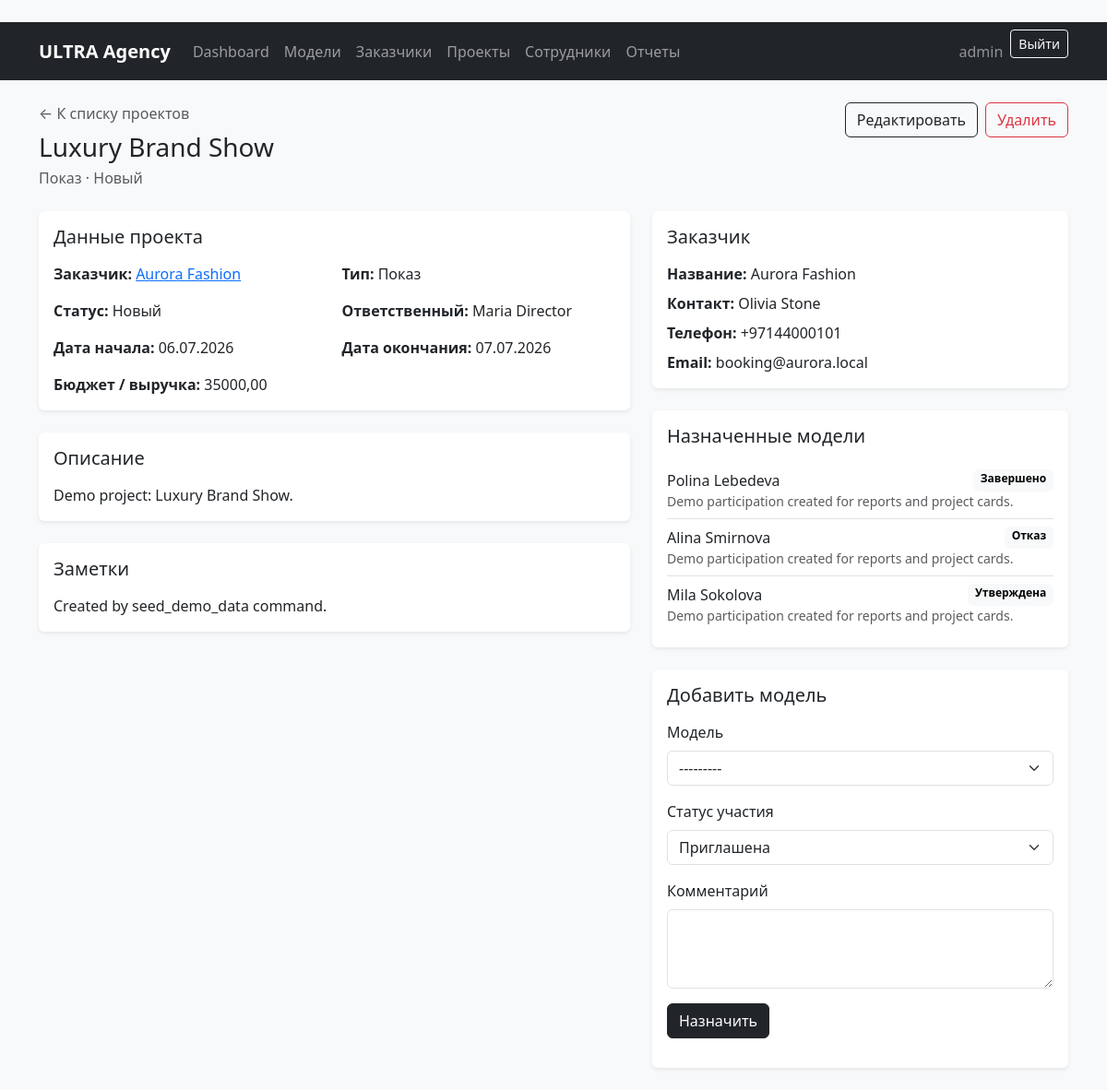
The page /projects/3/ (signed in) on the database its author committed.
### projects/models.py (models this page shows, shortened)
class Project(db_models.Model):
    class ProjectType(db_models.TextChoices):
        CASTING = 'casting', 'Кастинг'
        PHOTOSESSION = 'photosession', 'Фотосессия'
        SHOW = 'show', 'Показ'
        ADVERTISING = 'advertising', 'Реклама'
    class Status(db_models.TextChoices):
        NEW = 'new', 'Новый'
        IN_PROGRESS = 'in_progress', 'В работе'
        COMPLETED = 'completed', 'Завершен'
        CANCELED = 'canceled', 'Отменен'
    title = db_models.CharField('Название', max_length=200)
    client = db_models.ForeignKey(
        Client,
        on_delete=db_models.PROTECT,
        related_name='projects',
        verbose_name='Заказчик',
    )
    project_type = db_models.CharField(
        'Тип проекта',
        max_length=20,
        choices=ProjectType.choices,
        default=ProjectType.CASTING,
    )
    description = db_models.TextField('Описание', blank=True)
    start_date = db_models.DateField('Дата начала')
    end_date = db_models.DateField('Дата окончания', null=True, blank=True)
    status = db_models.CharField(
        'Статус',
        max_length=20,
        choices=Status.choices,
        default=Status.NEW,
    )
    budget = db_models.DecimalField(
        'Бюджет / выручка',
        max_digits=12,
        decimal_places=2,
        default=0,
    )
    responsible_employee = db_models.ForeignKey(
        EmployeeProfile,
        on_delete=db_models.SET_NULL,
        null=True,
        blank=True,
        related_name='projects',
        verbose_name='Ответственный сотрудник',
    )
    models = db_models.ManyToManyField(
        ModelCard,
        through='Participation',
        related_name='projects',
        verbose_name='Модели',
        blank=True,
    )
    notes = db_models.TextField('Заметки', blank=True)
    created_at = db_models.DateTimeField('Дата создания', auto_now_add=True)
    updated_at = db_models.DateTimeField('Дата обновления', auto_now=True)
    class Meta:
        verbose_name = 'Проект'
        verbose_name_plural = 'Проекты'
        ordering = ['-start_date', 'title']

class Participation(db_models.Model):
    class Status(db_models.TextChoices):
        INVITED = 'invited', 'Приглашена'
        UNDER_REVIEW = 'under_review', 'На рассмотрении'
        APPROVED = 'approved', 'Утверждена'
        REJECTED = 'rejected', 'Отказ'
        COMPLETED = 'completed', 'Завершено'
    project = db_models.ForeignKey(
        Project,
        on_delete=db_models.CASCADE,
        related_name='participations',
        verbose_name='Проект',
    )
    model = db_models.ForeignKey(
        ModelCard,
        on_delete=db_models.CASCADE,
        related_name='participations',
        verbose_name='Модель',
    )
    status = db_models.CharField(
        'Статус участия',
        max_length=20,
        choices=Status.choices,
        default=Status.INVITED,
    )
    comment = db_models.TextField('Комментарий', blank=True)
    assigned_at = db_models.DateTimeField('Дата назначения', auto_now_add=True)
    class Meta:
        verbose_name = 'Участие модели в проекте'
        verbose_name_plural = 'Участия моделей в проектах'
        ordering = ['-assigned_at']
        constraints = [
            db_models.UniqueConstraint(
                fields=['project', 'model'],
                name='unique_model_participation_per_project',
            ),
        ]

### clients/models.py (models this page shows, shortened)
class Client(models.Model):
    name = models.CharField('Название / имя заказчика', max_length=150)
    contact_person = models.CharField('Контактное лицо', max_length=120, blank=True)
    phone = models.CharField('Телефон', max_length=30, blank=True)
    email = models.EmailField('Email', blank=True)
    city = models.CharField('Город', max_length=100, blank=True)
    notes = models.TextField('Заметки', blank=True)
    created_at = models.DateTimeField('Дата добавления', auto_now_add=True)
    updated_at = models.DateTimeField('Дата обновления', auto_now=True)
    class Meta:
        verbose_name = 'Заказчик'
        verbose_name_plural = 'Заказчики'
        ordering = ['name']

### employees/models.py (models this page shows)
class EmployeeProfile(models.Model):
    class Role(models.TextChoices):
        DIRECTOR = 'director', 'Директор агентства'
        BOOKER = 'booker', 'Букер'
        SCOUT = 'scout', 'Скаут'
        ADMIN = 'admin', 'Системный администратор'
    user = models.OneToOneField(
        settings.AUTH_USER_MODEL,
        on_delete=models.CASCADE,
        related_name='employee_profile',
        verbose_name='Пользователь',
    )
    role = models.CharField(
        'Роль',
        max_length=20,
        choices=Role.choices,
        default=Role.SCOUT,
    )
    phone = models.CharField('Телефон', max_length=30, blank=True)
    hire_date = models.DateField('Дата приема', null=True, blank=True)
    is_active = models.BooleanField('Активен', default=True)
    notes = models.TextField('Заметки', blank=True)
    class Meta:
        verbose_name = 'Профиль сотрудника'
        verbose_name_plural = 'Профили сотрудников'
        ordering = ['user__last_name', 'user__first_name', 'user__username']
    def __str__(self):
        full_name = self.user.get_full_name()
        return full_name or self.user.get_username()

### models_app/models.py (models this page shows)
class ModelCard(models.Model):
    class Category(models.TextChoices):
        TOP = 'top', 'Top-model'
        NEW_FACE = 'new_face', 'New face'
        COMMERCIAL = 'commercial', 'Commercial'
    class Status(models.TextChoices):
        ACTIVE = 'active', 'Активна'
        ARCHIVED = 'archived', 'В архиве'
        ON_CONTRACT = 'on_contract', 'На контракте'
    first_name = models.CharField('Имя', max_length=100)
    last_name = models.CharField('Фамилия', max_length=100)
    birth_date = models.DateField('Дата рождения', null=True, blank=True)
    phone = models.CharField('Телефон', max_length=30)
    email = models.EmailField('Email', blank=True)
    city = models.CharField('Город', max_length=100)
    height = models.PositiveSmallIntegerField('Рост, см')
    bust = models.PositiveSmallIntegerField('Объем груди, см')
    waist = models.PositiveSmallIntegerField('Талия, см')
    hips = models.PositiveSmallIntegerField('Бедра, см')
    shoe_size = models.DecimalField(
        'Размер обуви',
        max_digits=4,
        decimal_places=1,
        null=True,
        blank=True,
    )
    hair_color = models.CharField('Цвет волос', max_length=50, blank=True)
    eye_color = models.CharField('Цвет глаз', max_length=50, blank=True)
    experience = models.TextField('Опыт работы / описание', blank=True)
    category = models.CharField(
        'Категория',
        max_length=20,
        choices=Category.choices,
        default=Category.NEW_FACE,
    )
    status = models.CharField(
        'Статус',
        max_length=20,
        choices=Status.choices,
        default=Status.ACTIVE,
    )
    created_at = models.DateTimeField('Дата добавления', auto_now_add=True)
    updated_at = models.DateTimeField('Дата обновления', auto_now=True)
    added_by = models.ForeignKey(
        settings.AUTH_USER_MODEL,
        on_delete=models.SET_NULL,
        null=True,
        blank=True,
        related_name='added_model_cards',
        verbose_name='Кем добавлена анкета',
    )
    main_photo = models.ImageField(
        'Главное фото',
        upload_to='models/main/',
        null=True,
        blank=True,
    )
    class Meta:
        verbose_name = 'Анкета модели'
        verbose_name_plural = 'Анкеты моделей'
        ordering = ['last_name', 'first_name']
    def __str__(self):
        return f'{self.first_name} {self.last_name}'

### projects/views.py (the view)
# urls.py: path('<int:pk>/', ProjectDetailView.as_view(), name='project_detail'),
class ProjectDetailView(RoleRequiredMixin, DetailView):
    model = Project
    template_name = 'projects/project_detail.html'
    context_object_name = 'project'
    allowed_roles = PROJECT_VIEW_ROLES
    def get_queryset(self):
        return Project.objects.select_related(
            'client',
            'responsible_employee',
        ).prefetch_related(
            'participations__model',
        )
    def get_context_data(self, **kwargs):
        context = super().get_context_data(**kwargs)
        can_manage = user_has_any_role(self.request.user, PROJECT_CRUD_ROLES)
        context['can_manage_projects'] = can_manage
        context['participation_form'] = ParticipationForm(project=self.object) if can_manage else None
        return context

### templates/projects/project_detail.html (shortened to what this page needs)
{% extends 'base.html' %}
{% block content %}
<div class="d-flex flex-column flex-md-row justify-content-between gap-3 mb-4">
    <div>
        <a class="text-muted text-decoration-none" href="{% url 'projects:project_list' %}">← К списку проектов</a>
        <h1 class="h3 mt-2 mb-1">{{ project.title }}</h1>
        <p class="text-muted mb-0">{{ project.get_project_type_display }} · {{ project.get_status_display }}</p>
    </div>
    {% if can_manage_projects %}
        <div class="d-flex gap-2 align-items-start">
            <a class="btn btn-outline-dark" href="{% url 'projects:project_update' project.pk %}">Редактировать</a>
            <a class="btn btn-outline-danger" href="{% url 'projects:project_delete' project.pk %}">Удалить</a>
        </div>
    {% endif %}
</div>
<div class="row g-4">
    <div class="col-lg-7">
        <div class="card border-0 shadow-sm mb-4">
            <div class="card-body">
                <h2 class="h5 mb-3">Данные проекта</h2>
                <div class="row g-3">
                    <div class="col-md-6"><strong>Заказчик:</strong> <a href="{% url 'clients:client_detail' project.client.pk %}">{{ project.client.name }}</a></div>
                    <div class="col-md-6"><strong>Тип:</strong> {{ project.get_project_type_display }}</div>
                    <div class="col-md-6"><strong>Статус:</strong> {{ project.get_status_display }}</div>
                    <div class="col-md-6"><strong>Ответственный:</strong> {{ project.responsible_employee|default:'Не назначен' }}</div>
                    <div class="col-md-6"><strong>Дата начала:</strong> {{ project.start_date|date:'d.m.Y' }}</div>
                    <div class="col-md-6"><strong>Дата окончания:</strong> {{ project.end_date|date:'d.m.Y'|default:'Не указана' }}</div>
                    <div class="col-md-6"><strong>Бюджет / выручка:</strong> {{ project.budget }}</div>
                </div>
            </div>
        </div>
        <div class="card border-0 shadow-sm mb-4">
            <div class="card-body">
                <h2 class="h5 mb-3">Описание</h2>
                <p class="mb-0">{{ project.description|linebreaksbr|default:'Описание пока не заполнено.' }}</p>
            </div>
        </div>
        <div class="card border-0 shadow-sm">
            <div class="card-body">
                <h2 class="h5 mb-3">Заметки</h2>
                <p class="mb-0">{{ project.notes|linebreaksbr|default:'Заметки пока не заполнены.' }}</p>
            </div>
        </div>
    </div>
    <div class="col-lg-5">
        <div class="card border-0 shadow-sm mb-4">
            <div class="card-body">
                <h2 class="h5 mb-3">Заказчик</h2>
                <div class="vstack gap-2">
                    <div><strong>Название:</strong> {{ project.client.name }}</div>
                    <div><strong>Контакт:</strong> {{ project.client.contact_person|default:'Не указан' }}</div>
                    <div><strong>Телефон:</strong> {{ project.client.phone|default:'Не указан' }}</div>
                    <div><strong>Email:</strong> {{ project.client.email|default:'Не указан' }}</div>
                </div>
            </div>
        </div>
        <div class="card border-0 shadow-sm mb-4">
            <div class="card-body">
                <h2 class="h5 mb-3">Назначенные модели</h2>
                {% if project.participations.all %}
                    <div class="list-group list-group-flush">
                        {% for participation in project.participations.all %}
                            <a class="list-group-item list-group-item-action px-0" href="{% url 'models_app:model_detail' participation.model.pk %}">
                                <div class="d-flex justify-content-between gap-3">
                                    <span>{{ participation.model }}</span>
                                    <span class="badge text-bg-light">{{ participation.get_status_display }}</span>
                                </div>
                                {% if participation.comment %}
                                    <div class="small text-muted">{{ participation.comment }}</div>
                                {% endif %}
                            </a>
                        {% endfor %}
                    </div>
                {% else %}
                    <p class="text-muted mb-0">Модели пока не назначены.</p>
                {% endif %}
            </div>
        </div>
        {% if can_manage_projects %}
            <div class="card border-0 shadow-sm">
                <div class="card-body">
                    <h2 class="h5 mb-3">Добавить модель</h2>
                    <form method="post" action="{% url 'projects:participation_create' project.pk %}" novalidate>
                        {% for field in participation_form %}
                            {% if field.is_hidden %}
                                {{ field }}
                            {% else %}
                                <div class="mb-3">
                                    <label class="form-label" for="{{ field.id_for_label }}">{{ field.label }}</label>
                                    {{ field }}
                                </div>
                            {% endif %}
                        {% endfor %}
                        <button class="btn btn-dark" type="submit">Назначить</button>
                    </form>
                </div>
            </div>
        {% endif %}
    </div>
</div>
{% endblock %}

### templates/base.html (shortened to what this page needs)
﻿{% load static %}
<!doctype html>
<html lang="ru">
<head>
    <link href="https://cdn.jsdelivr.net/npm/bootstrap@5.3.3/dist/css/bootstrap.min.css" rel="stylesheet">
</head>
<body class="bg-light">
<nav class="navbar navbar-expand-lg navbar-dark bg-dark">
    <div class="container">
        <a class="navbar-brand fw-semibold" href="{% url 'dashboard' %}">ULTRA Agency</a>
        <div class="collapse navbar-collapse" id="mainNavbar">
            <ul class="navbar-nav me-auto mb-2 mb-lg-0">
                <li class="nav-item">
                    <a class="nav-link" href="{% url 'dashboard' %}">Dashboard</a>
                </li>
                <li class="nav-item">
                    <a class="nav-link" href="{% url 'models_app:model_list' %}">Модели</a>
                </li>
                <li class="nav-item">
                    <a class="nav-link" href="{% url 'clients:client_list' %}">Заказчики</a>
                </li>
                <li class="nav-item">
                    <a class="nav-link" href="{% url 'projects:project_list' %}">Проекты</a>
                </li>
                <li class="nav-item">
                    {% if user.is_superuser or user.employee_profile.role == 'director' or user.employee_profile.role == 'admin' %}
                        <a class="nav-link" href="{% url 'employees:employee_list' %}">Сотрудники</a>
                    {% else %}
                        <a class="nav-link disabled" href="#">Сотрудники</a>
                    {% endif %}
                </li>
                <li class="nav-item">
                    <a class="nav-link" href="{% url 'reports:reports' %}">Отчеты</a>
                </li>
            </ul>
            <div class="d-flex align-items-center gap-2">
                {% if user.is_authenticated %}
                    <span class="navbar-text text-white-50">{{ user.get_username }}</span>
                    <form method="post" action="{% url 'logout' %}">
                        <button class="btn btn-outline-light btn-sm" type="submit">Выйти</button>
                    </form>
                {% else %}
                    <a class="btn btn-outline-light btn-sm" href="{% url 'login' %}">Войти</a>
                {% endif %}
            </div>
        </div>
    </div>
</nav>
<main class="container py-4">
    {% block content %}{% endblock %}
</main>
</body>
</html>

### rows shown on the page
Project: title "Luxury Brand Show", project_type "Показ", status "Новый", client.name "Aurora Fashion", responsible_employee "Maria Director", start_date "06.07.2026", end_date "07.07.2026", budget "35000,00", description "Demo project: Luxury Brand Show.", notes "Created by seed_demo_data command.", client.contact_person "Olivia Stone", client.phone "+97144000101", client.email "booking@aurora.local"
Participation: model "Polina Lebedeva", status "Завершено", comment "Demo participation created for reports and project cards."
Participation: model "Alina Smirnova", status "Отказ", comment "Demo participation created for reports and project cards."
Participation: model "Mila Sokolova", status "Утверждена", comment "Demo participation created for reports and project cards."

### other values the page prints
{{ user.get_username }} "admin"
{{ field.label }} "Модель" "Статус участия" "Комментарий"
